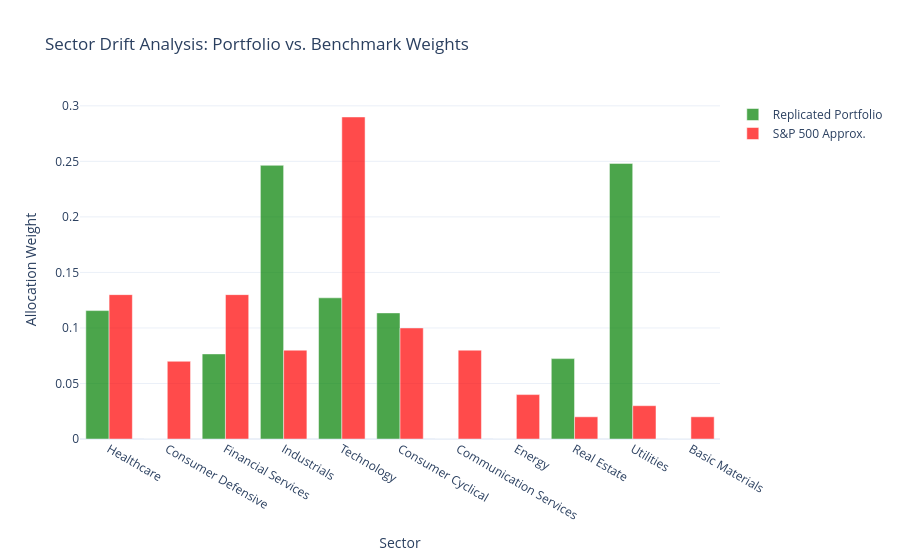

The cell this chart's notebook holds for it:
### Markdown cell above
### Plot 4: Sector Drift Analysis

### Code cell
# Mapping sectors via yfinance
portfolio_sectors = []
for ticker in best_S:
    yf_ticker = ticker.replace('-', '.')
    info = yf.Ticker(yf_ticker).info
    sector = info.get('sector')
    portfolio_sectors.append(sector)

df_weights = pd.DataFrame({'Ticker': best_S, 'Weight': best_weights.loc[best_S].values, 'Sector': portfolio_sectors})
port_sector_weights = df_weights.groupby('Sector')['Weight'].sum()

sp500_approx_weights = {
    'Technology': 0.29, 'Financial Services': 0.13, 'Healthcare': 0.13,
    'Consumer Cyclical': 0.10, 'Industrials': 0.08, 'Communication Services': 0.08,
    'Consumer Defensive': 0.07, 'Energy': 0.04, 'Utilities': 0.03,
    'Real Estate': 0.02, 'Basic Materials': 0.02,
}

port_sector_weights.index = [str(s).replace('Information Technology', 'Technology').replace('Health Care', 'Healthcare') for s in port_sector_weights.index]
all_sectors = list(set(port_sector_weights.index).union(set(sp500_approx_weights.keys())))
all_sectors = [s for s in all_sectors]

p_weights = [port_sector_weights.get(s, 0.0) for s in all_sectors]
b_weights = [sp500_approx_weights.get(s, 0.0) for s in all_sectors]

fig = go.Figure(data=[
    go.Bar(name='Replicated Portfolio', x=all_sectors, y=p_weights, marker_color='Green', opacity=0.7),
    go.Bar(name='S&P 500 Approx.', x=all_sectors, y=b_weights, marker_color='Red', opacity=0.7)
])
fig.update_layout(
    title='Sector Drift Analysis: Portfolio vs. Benchmark Weights',
    xaxis_title='Sector',
    yaxis_title='Allocation Weight',
    barmode='group',
    template='plotly_white'
)
fig.show()

### Figure 1 — Plotly figure (JSON) as saved in the notebook; plotly's stock layout.template omitted (floating-point values rounded to 4 significant figures)
{"data": [{"marker": {"color": "Green"}, "name": "Replicated Portfolio", "opacity": 0.7, "type": "bar", "x": ["Healthcare", "Consumer Defensive", "Financial Services", "Industrials", "Technology", "Consumer Cyclical", "Communication Services", "Energy", "Real Estate", "Utilities", "Basic Materials"], "y": [0.1156, 0, 0.07663, 0.2465, 0.1272, 0.1136, 0, 0, 0.07238, 0.2482, 0]}, {"marker": {"color": "Red"}, "name": "S&P 500 Approx.", "opacity": 0.7, "type": "bar", "x": ["Healthcare", "Consumer Defensive", "Financial Services", "Industrials", "Technology", "Consumer Cyclical", "Communication Services", "Energy", "Real Estate", "Utilities", "Basic Materials"], "y": [0.13, 0.07, 0.13, 0.08, 0.29, 0.1, 0.08, 0.04, 0.02, 0.03, 0.02]}], "layout": {"barmode": "group", "title": {"text": "Sector Drift Analysis: Portfolio vs. Benchmark Weights"}, "xaxis": {"title": {"text": "Sector"}}, "yaxis": {"title": {"text": "Allocation Weight"}}}}
